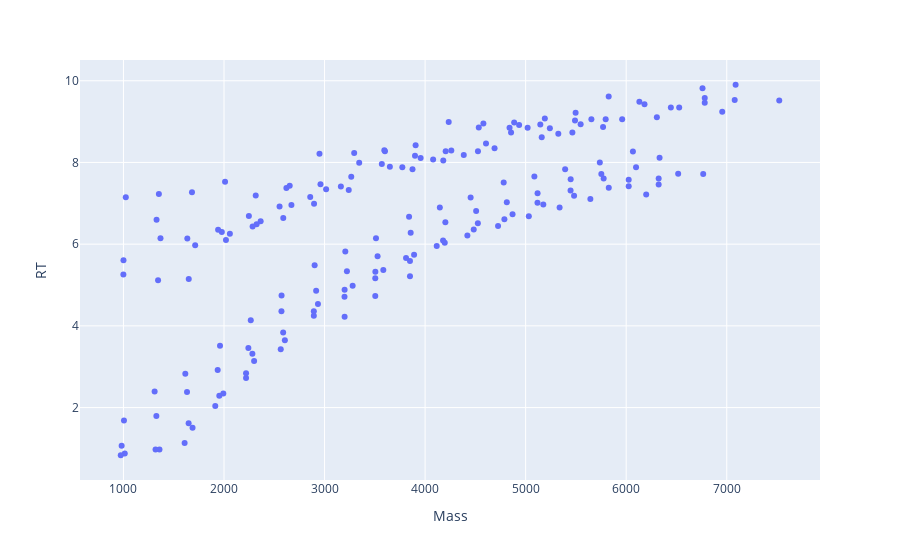

This figure's notebook cell:
### Code cell
dfm = match_dfs(df_simulated_5mix, dft)
plotly_zone(dfm)
dfm.shape

### Figure 1 — Plotly figure (JSON) as saved in the notebook; plotly's stock layout.template omitted (floating-point values rounded to 4 significant figures; data arrays with more than 128 entries replaced by an {"elided": "..."} marker saying what was removed)
{"data": [{"hovertemplate": "Mass=%{x}<br>RT=%{y}<extra></extra>", "legendgroup": "", "marker": {"color": "#636efa", "symbol": "circle"}, "mode": "markers", "name": "", "orientation": "v", "showlegend": false, "type": "scatter", "x": {"elided": "179 float values"}, "xaxis": "x", "y": {"elided": "179 float values"}, "yaxis": "y"}], "layout": {"legend": {"tracegroupgap": 0}, "margin": {"t": 60}, "xaxis": {"anchor": "y", "domain": [0, 1], "title": {"text": "Mass"}}, "yaxis": {"anchor": "x", "domain": [0, 1], "title": {"text": "RT"}}}}
